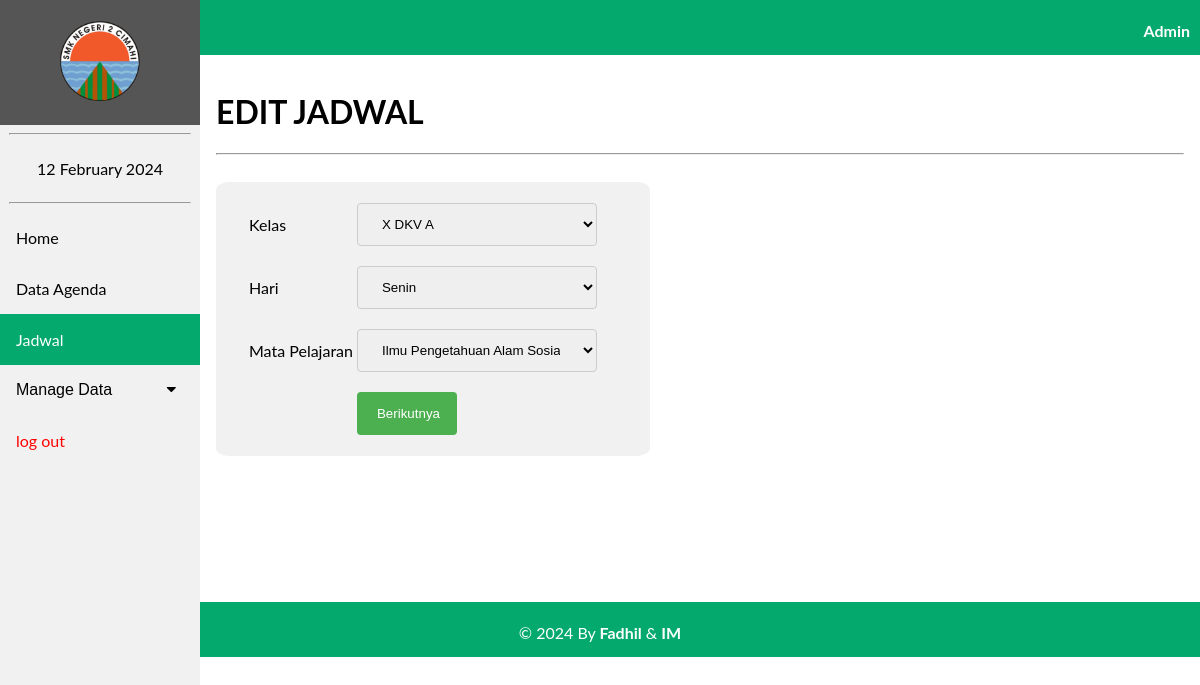
/agenda/edit_jadwal.php?id=12 (signed in), run on an earlier commit of the app's database.
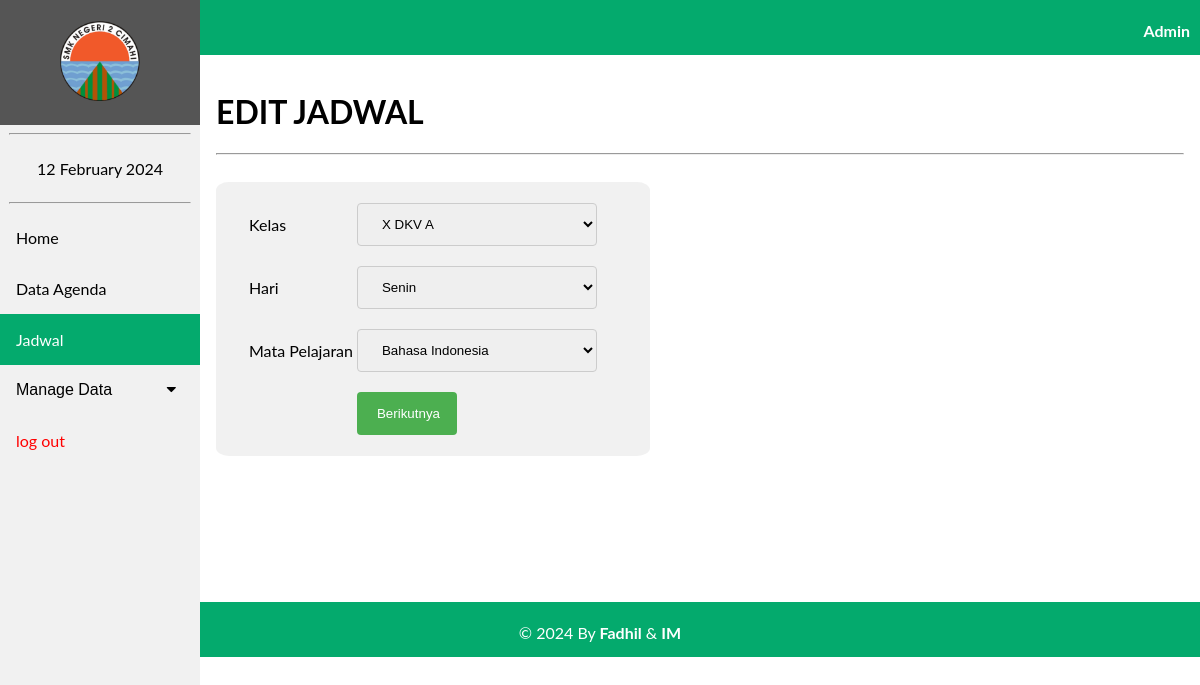
And on a later commit of the database.
### tables this page shows
CREATE TABLE `tb_jadwal` (
  `id_jadwal` int(11) NOT NULL,
  `id_kelas` varchar(6) NOT NULL,
  `hari` varchar(10) NOT NULL,
  `jam_masuk` varchar(15) NOT NULL,
  `jam_selesai` varchar(15) NOT NULL,
  `nip` varchar(18) NOT NULL,
  `id_mapel` varchar(6) NOT NULL,
  `ruangan` varchar(50) NOT NULL
);

CREATE TABLE `tb_mapel` (
  `id_mapel` varchar(6) NOT NULL,
  `nama_mapel` varchar(70) NOT NULL
);

CREATE TABLE `tb_kelas` (
  `id_kelas` varchar(6) NOT NULL,
  `nama_kelas` varchar(50) NOT NULL,
  `username` varchar(50) NOT NULL,
  `password` varchar(50) NOT NULL,
  `role` int(11) NOT NULL
);

### agenda/edit_jadwal.php (the view, shortened to what this page needs)
<?php
    include 'koneksi.php';
    $id = $_GET['id'];
    $sql = "SELECT tb_jadwal.id_jadwal, tb_jadwal.id_mapel, tb_jadwal.id_kelas, tb_kelas.nama_kelas, tb_jadwal.hari, tb_jadwal.jam_masuk, tb_jadwal.jam_selesai, tb_guru.nama_guru,
            tb_mapel.nama_mapel, tb_jadwal.hari, tb_jadwal.ruangan FROM tb_jadwal INNER JOIN tb_kelas ON tb_jadwal.id_kelas=tb_kelas.id_kelas INNER JOIN
            tb_guru ON tb_jadwal.nip=tb_guru.nip INNER JOIN tb_mapel ON tb_jadwal.id_mapel = tb_mapel.id_mapel WHERE tb_jadwal.id_jadwal = '$id'";
    $proses = mysqli_query($Conn, $sql);
    $sql1 = "SELECT * FROM tb_kelas";
    $level = mysqli_query($Conn, $sql1);
    $sql2 = "SELECT * FROM tb_mapel";
    $level1 = mysqli_query($Conn, $sql2);
    while ($data = mysqli_fetch_array($proses)) {
        $im = $data['id_mapel'];
        $ik = $data['id_kelas'];
        $hari = $data['hari'];
    }
?>
<!DOCTYPE html>
<html lang="en">
<head>
    <link rel="stylesheet" href="navbar.css">
    <link rel="stylesheet" href="https://cdnjs.cloudflare.com/ajax/libs/font-awesome/4.7.0/css/font-awesome.min.css">
</head>
<body>
    <header>
        <div class="sidebar">
            <a href="beranda3.php"><center><img src="image/2cmi.PNG" style="width: 80px; padding: 5px;"></center></a>
            <hr  style="width: 90%;">
            <center><a href="#"><?= date("d F Y"); ?></a></center>
            <hr  style="width: 90%;">
            <a href="beranda3.php">Home</a>
            <a href="guru_admin.php">Data Agenda</a>
            <a class="active" href="jadwal.php">Jadwal</a>
            <button class="dropdown-btn">Manage Data
            <i class="fa fa-caret-down"></i>
            </button>
            <a style="color: red;"href="logout.php"> log out</button></a>
        </div>
    </header>
    <div class="head" style="display: inline-block;">
        <p style="margin-right: 10px;"><b>Admin</b></p>
    </div>
    <div class="content">
    <h1>EDIT JADWAL</h1><hr><br>
    <form action="edit_jadwal2.php?id=<?= $id ?>" method="POST">
        <table>
            <tr>
                <td>Kelas</td>
                <td>
                <Select name="kelas">
                <?php
                    foreach ($level as $kelas){ ?>
                        <option value="<?= $kelas['id_kelas'] ?>" <?= $kelas['id_kelas'] == $ik ? "selected" : ""?>><?= $kelas['nama_kelas'] ?></option>
                    <?php
                        }
                    ?>
                </Select>
                </td>
            </tr>
            <tr>
                <td>Hari</td>
                <td><select name="hari">
                    <?php
                        $h = array("Senin","Selasa","Rabu","Kamis","Jumat");
                        for($i = 0; $i < 5; $i++){
                    ?>
                        <option value="<?= $h[$i] ?>" <?= $h[$i] == $hari ? "selected" : ""?>><?= $h[$i] ?></option>
                    <?php } ?>
                </select></td>
            </tr>
            <tr>
                <td>Mata Pelajaran</td>
                <td><select name="mapel">
                    <?php
                        foreach ($level1 as $mapel){ ?>
                            <option value="<?= $mapel['id_mapel'] ?>" <?= $mapel['id_mapel'] == $im ? "selected" : ""?>><?= $mapel['nama_mapel'] ?></option>
                        <?php
                            }
                    ?>
                </select></td>
            </tr>
            <tr>
                <td></td>
                <td><input type="submit" name="berikut" value="Berikutnya"></td>
            </tr>
        </table>
    </form>
    </div>
    <div class="footer">
        <p>&copy; 2024 By <b>Fadhil</b> & <b>IM</b></p>
    </div>
</body>
</html>

What changed in the data, as far as the page shows it:
changed tb_jadwal "Senin": mapel "Ilmu Pengetahuan Alam Sosial" → "Bahasa Indonesia"
